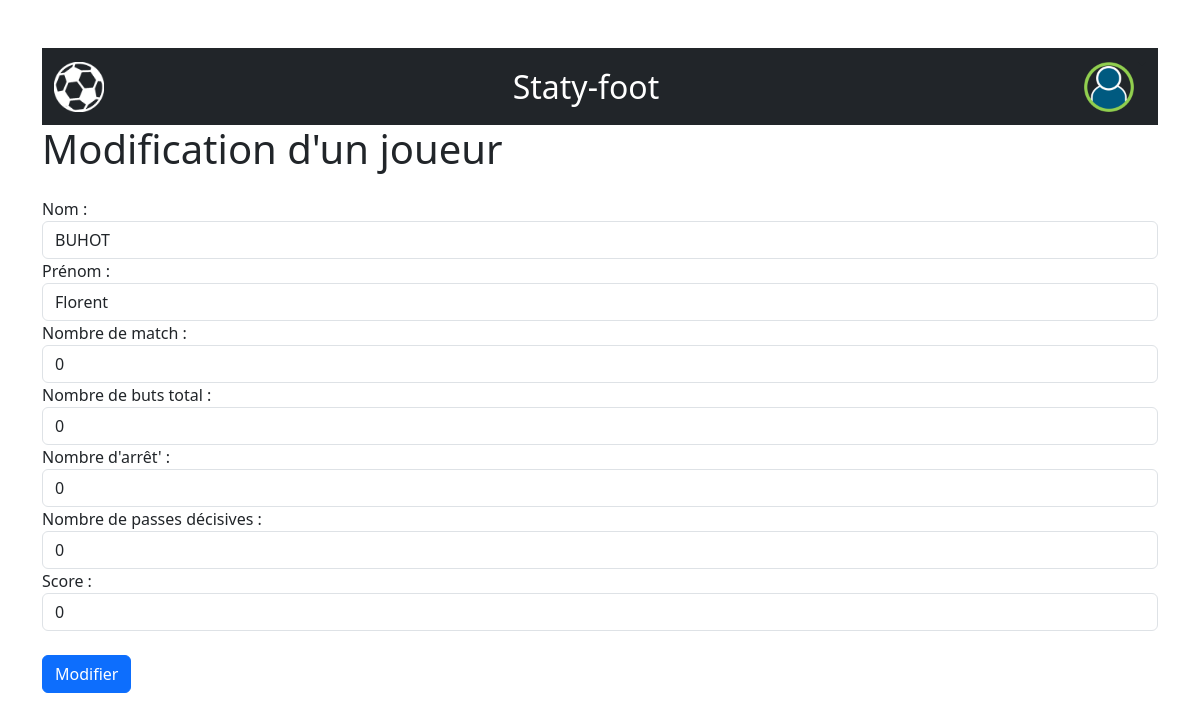
Page /php/pages/modif/modifJoueur.php?joueur_id=15 on the committed database.
### tables this page shows
CREATE TABLE `joueur` (
  `joueur_id` int NOT NULL,
  `user_id` int NOT NULL,
  `nom` varchar(50) DEFAULT NULL,
  `prenom` varchar(50) DEFAULT NULL,
  `nb_but` int NOT NULL DEFAULT '0',
  `nb_arret` int NOT NULL DEFAULT '0',
  `nb_passe_de` int NOT NULL DEFAULT '0'
);

### php/pages/modif/modifJoueur.php (called while the page is built, shortened)
<?php
require_once("php/template/inc_connexionBase.php");
$joueurId = $_REQUEST['joueur_id'];
$texteReq = "select * ";
$texteReq .= "from joueur ";
$texteReq .= "where joueur_id = :joueur_id ";
$requete = $cnx->prepare($texteReq);
$requete->bindParam(':joueur_id', $joueurId);
$requete->execute();
$joueur = $requete->fetchAll(PDO::FETCH_ASSOC)[0];
$texteReq = "select count(*) ";
$texteReq .= "from matchs ";
$texteReq .= "inner join joueur_equipe je on je.joueur_id = :id_joueur";
$requete = $cnx->prepare($texteReq);
$requete->bindParam(':id_joueur', $joueur[0]['joueur_id']);
$requete->execute();
$nbMatchJoueur = $requete->fetchAll(PDO::FETCH_ASSOC);
$score = 0;
include_once("php/view/modifJoueur.php");

### php/view/modifJoueur.php (the view, shortened to what this page needs)
<!DOCTYPE html>
<html lang="fr">
<head>
    <?php
    include_once("php/template/inc_head.php");
    ?>
</head>
<body>
<div class="container mt-5">
    <?php
    include_once("php/template/inc_header.php");
    ?>
    <h1 class="mb-4">Modification d'un joueur</h1>
    <form action="/modifierJoueur" method="post">
        <div class="form-group">
            <label for="nom">Nom :</label>
            <input required type="text" class="form-control" id="nom" name="nom" value="<?php echo $joueur['nom']?>">
        </div>
        <div class="form-group">
            <label for="prenom">Prénom :</label>
            <input required type="text" class="form-control" id="prenom" name="prenom" value="<?php echo $joueur['prenom']?>">
        </div>
        <div class="form-group">
            <label>Nombre de match :</label>
            <input readonly type="number" class="form-control" min="0" value="<?php echo $nbMatchJoueur[0]['count(*)']?>">
        </div>
        <div class="form-group">
            <label for="nb_buts">Nombre de buts total :</label>
            <input required type="number" class="form-control" id="nb_but" name="nb_but" min="0" value="<?php echo $joueur['nb_but']?>">
        </div>
        <div class="form-group">
            <label for="nb_arret">Nombre d'arrêt' :</label>
            <input required type="number" class="form-control" id="nb_arret" name="nb_arret" min="0" value="<?php echo $joueur['nb_arret']?>">
        </div>
        <div class="form-group">
            <label for="nb_passe_de">Nombre de passes décisives :</label>
            <input required type="number" class="form-control" id="nb_passe_de" name="nb_passe_de" min="0" value="<?php echo $joueur['nb_passe_de']?>">
        </div>
        <div class="form-group">
            <label>Score :</label>
            <input readonly type="number" class="form-control" min="0" value="<?php echo $score?>">
        </div>
        <button type="submit" class="btn btn-primary mt-4">Modifier</button>
    </form>
</div>
</body>
</html>

### rows in the picture
joueur: nom "BUHOT", prenom "Florent", nb_but "0", nb_arret "0", nb_passe_de "0"
